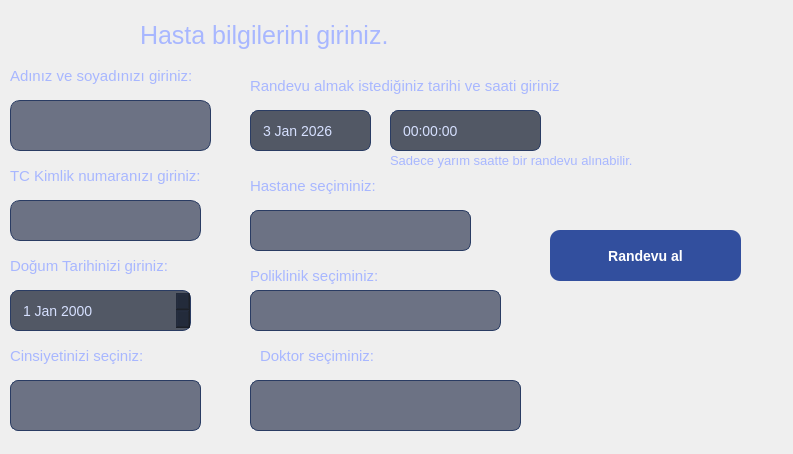
<?xml version="1.0" encoding="UTF-8"?>
<ui version="4.0">
 <class>Form</class>
 <widget class="QWidget" name="Form">
  <property name="geometry">
   <rect>
    <x>0</x>
    <y>0</y>
    <width>793</width>
    <height>454</height>
   </rect>
  </property>
  <property name="windowTitle">
   <string>Form</string>
  </property>
  <widget class="QLabel" name="label">
   <property name="geometry">
    <rect>
     <x>140</x>
     <y>0</y>
     <width>311</width>
     <height>71</height>
    </rect>
   </property>
   <property name="styleSheet">
    <string notr="true">QLabel {
    color: #a8b7ff;
    font-size: 25px;
}
</string>
   </property>
   <property name="text">
    <string>Hasta bilgilerini giriniz.</string>
   </property>
  </widget>
  <widget class="QLineEdit" name="adsoyad_line">
   <property name="geometry">
    <rect>
     <x>10</x>
     <y>100</y>
     <width>201</width>
     <height>51</height>
    </rect>
   </property>
   <property name="styleSheet">
    <string notr="true">QLineEdit {
    background: rgba(20, 30, 60, 0.6);
    color: #d6e0ff;
    border: 1px solid #2a3c63;
    border-radius: 10px;
    padding: 6px 10px;
    font-size: 14px;
}

/* Placeholder rengi */
QLineEdit[echoMode=&quot;0&quot;] {
    color: #9aa8d4;
}

/* Focus olduğunda */
QLineEdit:focus {
    border: 1px solid #4d79ff;
    background: rgba(30, 45, 90, 0.8);
}
</string>
   </property>
  </widget>
  <widget class="QLineEdit" name="tc_line">
   <property name="geometry">
    <rect>
     <x>10</x>
     <y>200</y>
     <width>191</width>
     <height>41</height>
    </rect>
   </property>
   <property name="styleSheet">
    <string notr="true">QLineEdit {
    background: rgba(20, 30, 60, 0.6);
    color: #d6e0ff;
    border: 1px solid #2a3c63;
    border-radius: 10px;
    padding: 6px 10px;
    font-size: 14px;
}

/* Placeholder rengi */
QLineEdit[echoMode=&quot;0&quot;] {
    color: #9aa8d4;
}

/* Focus olduğunda */
QLineEdit:focus {
    border: 1px solid #4d79ff;
    background: rgba(30, 45, 90, 0.8);
}
</string>
   </property>
  </widget>
  <widget class="QDateEdit" name="dogum_date">
   <property name="geometry">
    <rect>
     <x>10</x>
     <y>290</y>
     <width>181</width>
     <height>41</height>
    </rect>
   </property>
   <property name="styleSheet">
    <string notr="true">QDateEdit {
    background-color: rgba(15, 23, 41, 0.7);
    border: 1px solid #2a3c63;
    border-radius: 8px;
    padding: 6px 10px;
    color: #d6e0ff;
    font-size: 14px;
}

QDateEdit:hover {
    border: 1px solid #3c5aa6;
}

QDateEdit:focus {
    border: 1px solid #5f8cff;
    background-color: rgba(20, 30, 60, 0.9);
}

/* Açılır ok butonu */
QDateEdit::drop-down {
    border: none;
    width: 22px;
    background-color: transparent;
}

/* Ok simgesi alanı */
QDateEdit::down-arrow {
    image: url(:/qt-project.org/styles/commonstyle/images/arrowdown.png);
    width: 12px;
    height: 12px;
}

/* Takvim popup */
QCalendarWidget {
    background-color: #0f1729;
    border: 1px solid #2a3c63;
    color: #e3e7ff;
}

/* Gün başlıkları */
QCalendarWidget QWidget {
    alternate-background-color: #13203b;
}

/* Günler */
QCalendarWidget QAbstractItemView:enabled {
    selection-background-color: #3f63c8;
    selection-color: white;
    background-color: #0f1729;
    color: #d6e0ff;
    outline: 0;
}

/* Hover efekti */
QCalendarWidget QAbstractItemView:item:hover {
    background-color: #243a70;
}

/* Bugün vurgusu */
QCalendarWidget QAbstractItemView:item:selected {
    background-color: #4f7fff;
    color: white;
}
</string>
   </property>
  </widget>
  <widget class="QComboBox" name="cinsiyet_combo">
   <property name="geometry">
    <rect>
     <x>10</x>
     <y>380</y>
     <width>191</width>
     <height>51</height>
    </rect>
   </property>
   <property name="styleSheet">
    <string notr="true">/* =========================
   COMBOBOX - MODERN STİL
   ========================= */

QComboBox {
    background: rgba(20, 30, 60, 0.6);
    color: #d6e0ff;
    border: 1px solid #2a3c63;
    border-radius: 8px;
    padding: 6px 10px;
    font-size: 14px;
}

/* Üzerine gelince */
QComboBox:hover {
    border: 1px solid #4d79ff;
}

/* Seçim yaparken (focus) */
QComboBox:focus {
    border: 1px solid #6d8cff;
    background: rgba(30, 45, 90, 0.7);
}

/* Aşağı ok butonu */
QComboBox::drop-down {
    border: none;
    width: 28px;
}

/* Ok simgesi alanı */
QComboBox::down-arrow {
    image: none;
    width: 0px;
    height: 0px;
    border-left: 6px solid #a8b9ff;
    border-top: 4px solid transparent;
    border-bottom: 4px solid transparent;
    margin-right: 8px;
}

/* Açılır liste */
QComboBox QAbstractItemView {
    background-color: #0f1729;
    color: #d6e0ff;
    border: 1px solid #2a3c63;
    selection-background-color: #324f9e;
    selection-color: white;
    outline: 0;
}

</string>
   </property>
   <item>
    <property name="text">
     <string> </string>
    </property>
   </item>
   <item>
    <property name="text">
     <string>Erkek</string>
    </property>
   </item>
   <item>
    <property name="text">
     <string>Kız</string>
    </property>
   </item>
  </widget>
  <widget class="QDateEdit" name="randevu_date">
   <property name="geometry">
    <rect>
     <x>250</x>
     <y>110</y>
     <width>121</width>
     <height>41</height>
    </rect>
   </property>
   <property name="styleSheet">
    <string notr="true">QDateEdit {
    background-color: rgba(15, 23, 41, 0.7);
    border: 1px solid #2a3c63;
    border-radius: 8px;
    padding: 6px 10px;
    color: #d6e0ff;
    font-size: 14px;
}

QDateEdit:hover {
    border: 1px solid #3c5aa6;
}

QDateEdit:focus {
    border: 1px solid #5f8cff;
    background-color: rgba(20, 30, 60, 0.9);
}

/* Açılır ok butonu */
QDateEdit::drop-down {
    border: none;
    width: 22px;
    background-color: transparent;
}

/* Ok simgesi alanı */
QDateEdit::down-arrow {
    image: url(:/qt-project.org/styles/commonstyle/images/arrowdown.png);
    width: 12px;
    height: 12px;
}

/* Takvim popup */
QCalendarWidget {
    background-color: #0f1729;
    border: 1px solid #2a3c63;
    color: #e3e7ff;
}

/* Gün başlıkları */
QCalendarWidget QWidget {
    alternate-background-color: #13203b;
}

/* Günler */
QCalendarWidget QAbstractItemView:enabled {
    selection-background-color: #3f63c8;
    selection-color: white;
    background-color: #0f1729;
    color: #d6e0ff;
    outline: 0;
}

/* Hover efekti */
QCalendarWidget QAbstractItemView:item:hover {
    background-color: #243a70;
}

/* Bugün vurgusu */
QCalendarWidget QAbstractItemView:item:selected {
    background-color: #4f7fff;
    color: white;
}
</string>
   </property>
   <property name="minimumDate">
    <date>
     <year>2026</year>
     <month>1</month>
     <day>3</day>
    </date>
   </property>
   <property name="calendarPopup">
    <bool>true</bool>
   </property>
  </widget>
  <widget class="QTimeEdit" name="randevu_time">
   <property name="geometry">
    <rect>
     <x>390</x>
     <y>110</y>
     <width>151</width>
     <height>41</height>
    </rect>
   </property>
   <property name="styleSheet">
    <string notr="true">QTimeEdit {
    background-color: rgba(15, 23, 41, 0.7);
    border: 1px solid #2a3c63;
    border-radius: 8px;
    padding: 6px 10px;
    color: #d6e0ff;
    font-size: 14px;
}

QTimeEdit:hover {
    border: 1px solid #3c5aa6;
}

QTimeEdit:focus {
    border: 1px solid #5f8cff;
    background-color: rgba(20, 30, 60, 0.9);
}

/* Ok butonları alanı */
QTimeEdit::up-button,
QTimeEdit::down-button {
    background: transparent;
    border: none;
    width: 18px;
}

/* Yukarı ok */
QTimeEdit::up-arrow {
    image: url(:/qt-project.org/styles/commonstyle/images/arrowup.png);
    width: 10px;
    height: 10px;
}

/* Aşağı ok */
QTimeEdit::down-arrow {
    image: url(:/qt-project.org/styles/commonstyle/images/arrowdown.png);
    width: 10px;
    height: 10px;
}

/* Seçili alan */
QTimeEdit::section {
    color: #e5ebff;
}
</string>
   </property>
  </widget>
  <widget class="QPushButton" name="randevu_kayit">
   <property name="geometry">
    <rect>
     <x>550</x>
     <y>230</y>
     <width>191</width>
     <height>51</height>
    </rect>
   </property>
   <property name="styleSheet">
    <string notr="true">QPushButton {
    background-color: #324f9e;
    color: white;
    border-radius: 10px;
    padding: 8px 16px;
    font-size: 14px;
    font-weight: 500;
}

/* Hover */
QPushButton:hover {
    background-color: #3f63c8;
}

/* Basılı tutarken */
QPushButton:pressed {
    background-color: #2a3d78;
}
</string>
   </property>
   <property name="text">
    <string>Randevu al</string>
   </property>
  </widget>
  <widget class="QComboBox" name="hastane_combo">
   <property name="geometry">
    <rect>
     <x>250</x>
     <y>210</y>
     <width>221</width>
     <height>41</height>
    </rect>
   </property>
   <property name="styleSheet">
    <string notr="true">/* =========================
   COMBOBOX - MODERN STİL
   ========================= */

QComboBox {
    background: rgba(20, 30, 60, 0.6);
    color: #d6e0ff;
    border: 1px solid #2a3c63;
    border-radius: 8px;
    padding: 6px 10px;
    font-size: 14px;
}

/* Üzerine gelince */
QComboBox:hover {
    border: 1px solid #4d79ff;
}

/* Seçim yaparken (focus) */
QComboBox:focus {
    border: 1px solid #6d8cff;
    background: rgba(30, 45, 90, 0.7);
}

/* Aşağı ok butonu */
QComboBox::drop-down {
    border: none;
    width: 28px;
}

/* Ok simgesi alanı */
QComboBox::down-arrow {
    image: none;
    width: 0px;
    height: 0px;
    border-left: 6px solid #a8b9ff;
    border-top: 4px solid transparent;
    border-bottom: 4px solid transparent;
    margin-right: 8px;
}

/* Açılır liste */
QComboBox QAbstractItemView {
    background-color: #0f1729;
    color: #d6e0ff;
    border: 1px solid #2a3c63;
    selection-background-color: #324f9e;
    selection-color: white;
    outline: 0;
}

</string>
   </property>
  </widget>
  <widget class="QComboBox" name="poliklinik_combo">
   <property name="geometry">
    <rect>
     <x>250</x>
     <y>290</y>
     <width>251</width>
     <height>41</height>
    </rect>
   </property>
   <property name="styleSheet">
    <string notr="true">/* =========================
   COMBOBOX - MODERN STİL
   ========================= */

QComboBox {
    background: rgba(20, 30, 60, 0.6);
    color: #d6e0ff;
    border: 1px solid #2a3c63;
    border-radius: 8px;
    padding: 6px 10px;
    font-size: 14px;
}

/* Üzerine gelince */
QComboBox:hover {
    border: 1px solid #4d79ff;
}

/* Seçim yaparken (focus) */
QComboBox:focus {
    border: 1px solid #6d8cff;
    background: rgba(30, 45, 90, 0.7);
}

/* Aşağı ok butonu */
QComboBox::drop-down {
    border: none;
    width: 28px;
}

/* Ok simgesi alanı */
QComboBox::down-arrow {
    image: none;
    width: 0px;
    height: 0px;
    border-left: 6px solid #a8b9ff;
    border-top: 4px solid transparent;
    border-bottom: 4px solid transparent;
    margin-right: 8px;
}

/* Açılır liste */
QComboBox QAbstractItemView {
    background-color: #0f1729;
    color: #d6e0ff;
    border: 1px solid #2a3c63;
    selection-background-color: #324f9e;
    selection-color: white;
    outline: 0;
}

</string>
   </property>
  </widget>
  <widget class="QComboBox" name="doktor_combo">
   <property name="geometry">
    <rect>
     <x>250</x>
     <y>380</y>
     <width>271</width>
     <height>51</height>
    </rect>
   </property>
   <property name="styleSheet">
    <string notr="true">/* =========================
   COMBOBOX - MODERN STİL
   ========================= */

QComboBox {
    background: rgba(20, 30, 60, 0.6);
    color: #d6e0ff;
    border: 1px solid #2a3c63;
    border-radius: 8px;
    padding: 6px 10px;
    font-size: 14px;
}

/* Üzerine gelince */
QComboBox:hover {
    border: 1px solid #4d79ff;
}

/* Seçim yaparken (focus) */
QComboBox:focus {
    border: 1px solid #6d8cff;
    background: rgba(30, 45, 90, 0.7);
}

/* Aşağı ok butonu */
QComboBox::drop-down {
    border: none;
    width: 28px;
}

/* Ok simgesi alanı */
QComboBox::down-arrow {
    image: none;
    width: 0px;
    height: 0px;
    border-left: 6px solid #a8b9ff;
    border-top: 4px solid transparent;
    border-bottom: 4px solid transparent;
    margin-right: 8px;
}

/* Açılır liste */
QComboBox QAbstractItemView {
    background-color: #0f1729;
    color: #d6e0ff;
    border: 1px solid #2a3c63;
    selection-background-color: #324f9e;
    selection-color: white;
    outline: 0;
}

</string>
   </property>
  </widget>
  <widget class="QLabel" name="label_2">
   <property name="geometry">
    <rect>
     <x>10</x>
     <y>50</y>
     <width>201</width>
     <height>51</height>
    </rect>
   </property>
   <property name="styleSheet">
    <string notr="true">QLabel {
    color: #a8b7ff;
    font-size: 15px;
}
</string>
   </property>
   <property name="text">
    <string>Adınız ve soyadınızı giriniz:</string>
   </property>
  </widget>
  <widget class="QLabel" name="label_3">
   <property name="geometry">
    <rect>
     <x>10</x>
     <y>150</y>
     <width>201</width>
     <height>51</height>
    </rect>
   </property>
   <property name="styleSheet">
    <string notr="true">QLabel {
    color: #a8b7ff;
    font-size: 15px;
}
</string>
   </property>
   <property name="text">
    <string>TC Kimlik numaranızı giriniz:</string>
   </property>
  </widget>
  <widget class="QLabel" name="label_4">
   <property name="geometry">
    <rect>
     <x>10</x>
     <y>330</y>
     <width>191</width>
     <height>51</height>
    </rect>
   </property>
   <property name="styleSheet">
    <string notr="true">QLabel {
    color: #a8b7ff;
    font-size: 15px;
}
</string>
   </property>
   <property name="text">
    <string>Cinsiyetinizi seçiniz:</string>
   </property>
  </widget>
  <widget class="QLabel" name="label_5">
   <property name="geometry">
    <rect>
     <x>10</x>
     <y>240</y>
     <width>181</width>
     <height>51</height>
    </rect>
   </property>
   <property name="styleSheet">
    <string notr="true">QLabel {
    color: #a8b7ff;
    font-size: 15px;
}
</string>
   </property>
   <property name="text">
    <string>Doğum Tarihinizi giriniz:</string>
   </property>
  </widget>
  <widget class="QLabel" name="label_6">
   <property name="geometry">
    <rect>
     <x>250</x>
     <y>170</y>
     <width>131</width>
     <height>31</height>
    </rect>
   </property>
   <property name="styleSheet">
    <string notr="true">QLabel {
    color: #a8b7ff;
    font-size: 15px;
}
</string>
   </property>
   <property name="text">
    <string>Hastane seçiminiz:</string>
   </property>
  </widget>
  <widget class="QLabel" name="label_7">
   <property name="geometry">
    <rect>
     <x>250</x>
     <y>60</y>
     <width>361</width>
     <height>51</height>
    </rect>
   </property>
   <property name="styleSheet">
    <string notr="true">QLabel {
    color: #a8b7ff;
    font-size: 15px;
}
</string>
   </property>
   <property name="text">
    <string>Randevu almak istediğiniz tarihi ve saati giriniz </string>
   </property>
  </widget>
  <widget class="QLabel" name="label_8">
   <property name="geometry">
    <rect>
     <x>250</x>
     <y>260</y>
     <width>131</width>
     <height>31</height>
    </rect>
   </property>
   <property name="styleSheet">
    <string notr="true">QLabel {
    color: #a8b7ff;
    font-size: 15px;
}
</string>
   </property>
   <property name="text">
    <string>Poliklinik seçiminiz:</string>
   </property>
  </widget>
  <widget class="QLabel" name="label_9">
   <property name="geometry">
    <rect>
     <x>260</x>
     <y>340</y>
     <width>131</width>
     <height>31</height>
    </rect>
   </property>
   <property name="styleSheet">
    <string notr="true">QLabel {
    color: #a8b7ff;
    font-size: 15px;
}
</string>
   </property>
   <property name="text">
    <string>Doktor seçiminiz:</string>
   </property>
  </widget>
  <widget class="QLabel" name="label_10">
   <property name="geometry">
    <rect>
     <x>390</x>
     <y>140</y>
     <width>251</width>
     <height>41</height>
    </rect>
   </property>
   <property name="styleSheet">
    <string notr="true">QLabel {
    color: #a8b7ff;
    font-size: 13px;
}
</string>
   </property>
   <property name="text">
    <string>Sadece yarım saatte bir randevu alınabilir.</string>
   </property>
  </widget>
 </widget>
 <resources/>
 <connections/>
</ui>
